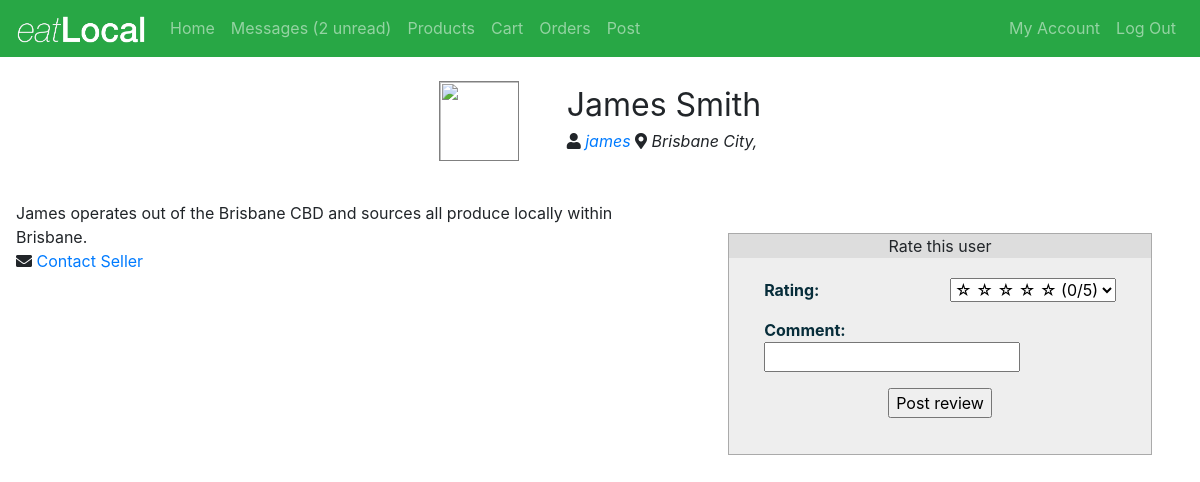
Screenshot of /index.php?page=individual_user&user_id=james (signed in) with the database file from the repository.
### tables this page shows
CREATE TABLE `users` (
  `user_id` varchar(32) NOT NULL PRIMARY KEY,
  `fname` varchar(255) NOT NULL,
  `lname` varchar(255) NOT NULL,
  `address` varchar(255) NOT NULL,
  `email` varchar(255) NOT NULL,
  `password` varchar(255) NOT NULL,
  `type` varchar(20) NOT NULL DEFAULT 'user',
  `date_time` timestamp NOT NULL DEFAULT CURRENT_TIMESTAMP,
  `image` varchar(64) DEFAULT null,
  `postcode` varchar(16) NOT NULL,
  `suburb` varchar(64) NOT NULL,
  `desc` varchar(1024) DEFAULT NULL
);

### individual_user.php (the view, shortened to what this page needs)
<?php
	$profile_user_id = 0;
	if(!isset($_GET["user_id"]))
	{
		echo "No user selected.";
		exit;
	}
	else
		$profile_user_id = $_GET["user_id"];
	require_once "./config.php";
	$result = $mysqli->query("SELECT * FROM users WHERE user_id = '".$profile_user_id."'");
	$obj = $result->fetch_object();
?>
<div class="d-sm-flex justify-content-center">
		<div class="p-4">
			<?php
				$file = "user_images/".$profile_user_id;
				if(!file_exists($file))
					$file = "user_images/no_image";
				echo "<img class=\"user_image\" src=\"".$file."\">\n";
			?>
		</div>
		<div class="p-4">
			<?php
				echo "<span class=\"name\">".$obj->fname."&nbsp;".$obj->lname."</span>\n";
				echo "<span class=\"user_id\"><i class=\"fas fa-user\"></i> ";
				echo "<a href=\"index.php?page=individual_user&user_id=".$profile_user_id."\">";
				echo $profile_user_id;
				echo "</a>";
				echo "</span>\n";
				echo "<span class=\"location\"><i class=\"fas fa-map-marker-alt\"></i> ".$obj->suburb.", ".$obj->city."</span>\n";
			?>
		</div>
	</div>
<div class="d-sm-flex justify-content-center">
		<div class="p-3">
			<span class="user_description">
				<?php echo $obj->desc; ?>
			</span>
			<span class="contact_user">
				<?php
					echo "<i class=\"fas fa-envelope\"></i> ";
					echo "<a href=\"index.php?page=compose_new&to_user_id=".$profile_user_id."\">Contact Seller</a>\n";
				?>
			</span>
		</div>
		<div class="p-5">
			<div class="rate_form">
				<center>Rate this user</center>
				<form>
					<div class="container">
						<div class="row">
							<div class="col">
								Rating:
							</div>
							<div class="col">
								<select name="rating">
									<option value="0">&#9734; &#9734; &#9734; &#9734; &#9734; (0/5)</option>
								</select>
							</div>
						</div>
						<div class="row">
							<div class="col">
								Comment:
							</div>
							<div class="col">
								<input type="text" name="comment">
							</div>
						</div>
						<div class="row justify-content-center">
							<input type="submit" value="Post review">
						</div>
					</div>
				</form>
			</div>
		</div>
</div>

### css/style.css (style rules this page uses)
form { background:rgba(255,255,255,0.5); padding:20px; margin:auto; color:#072d3a; font-weight:bold }
body,html { margin:0 }
form .row { padding-bottom:1em }
img.user_image { width: 5em; height: 5em; border: 1px solid grey; }

### css/individual_user.css (style rules this page uses)
span.name { display: block; font-size: 2em; }
span.user_description, span.contact_user, span.user_rating { display: block; }
.user_id, .location { font-style: italic; }
div.rate_form { border: 1px solid #aaaaaa; background-color: #dddddd; }

### rows the page displays
users: fname "James", lname "Smith", suburb "Brisbane City", desc "James operates out of the Brisbane CBD and sources all produce locally within Brisbane."

### other values shown
$profile_user_id "james"
